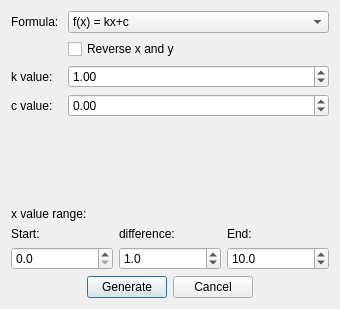
<?xml version="1.0" encoding="UTF-8"?>
<ui version="4.0">
 <class>Dialog</class>
 <widget class="QDialog" name="Dialog">
  <property name="geometry">
   <rect>
    <x>0</x>
    <y>0</y>
    <width>340</width>
    <height>309</height>
   </rect>
  </property>
  <property name="windowTitle">
   <string>Formula ...</string>
  </property>
  <property name="windowIcon">
   <iconset resource="../../../../icons.qrc">
    <normaloff>:/icons/DimensionalSynthesis.png</normaloff>:/icons/DimensionalSynthesis.png</iconset>
  </property>
  <property name="modal">
   <bool>true</bool>
  </property>
  <layout class="QVBoxLayout" name="verticalLayout_4">
   <item>
    <layout class="QFormLayout" name="formLayout">
     <item row="0" column="1">
      <widget class="QComboBox" name="formula">
       <item>
        <property name="text">
         <string>f(x) = kx+c</string>
        </property>
       </item>
       <item>
        <property name="text">
         <string>f(x) = kx²+c</string>
        </property>
       </item>
       <item>
        <property name="text">
         <string>f(x) = kcos(xπ/180)+c</string>
        </property>
       </item>
       <item>
        <property name="text">
         <string>f(x) = ksin(xπ/180)+c</string>
        </property>
       </item>
      </widget>
     </item>
     <item row="0" column="0">
      <widget class="QLabel" name="label_4">
       <property name="text">
        <string>Formula: </string>
       </property>
      </widget>
     </item>
     <item row="2" column="0">
      <widget class="QLabel" name="label_6">
       <property name="text">
        <string>k value: </string>
       </property>
      </widget>
     </item>
     <item row="2" column="1">
      <widget class="QDoubleSpinBox" name="coefficientValue">
       <property name="minimum">
        <double>-10000.000000000000000</double>
       </property>
       <property name="maximum">
        <double>10000.000000000000000</double>
       </property>
       <property name="value">
        <double>1.000000000000000</double>
       </property>
      </widget>
     </item>
     <item row="3" column="0">
      <widget class="QLabel" name="label_7">
       <property name="text">
        <string>c value: </string>
       </property>
      </widget>
     </item>
     <item row="3" column="1">
      <widget class="QDoubleSpinBox" name="constant">
       <property name="minimum">
        <double>-10000.000000000000000</double>
       </property>
       <property name="maximum">
        <double>10000.000000000000000</double>
       </property>
      </widget>
     </item>
     <item row="1" column="1">
      <widget class="QCheckBox" name="reverseX">
       <property name="text">
        <string>Reverse x and y</string>
       </property>
      </widget>
     </item>
    </layout>
   </item>
   <item>
    <spacer name="verticalSpacer">
     <property name="orientation">
      <enum>Qt::Vertical</enum>
     </property>
     <property name="sizeHint" stdset="0">
      <size>
       <width>20</width>
       <height>0</height>
      </size>
     </property>
    </spacer>
   </item>
   <item>
    <widget class="QLabel" name="label_5">
     <property name="text">
      <string>x value range:</string>
     </property>
    </widget>
   </item>
   <item>
    <layout class="QHBoxLayout" name="horizontalLayout">
     <item>
      <layout class="QVBoxLayout" name="verticalLayout">
       <item>
        <widget class="QLabel" name="label">
         <property name="text">
          <string>Start:</string>
         </property>
        </widget>
       </item>
       <item>
        <widget class="QDoubleSpinBox" name="startNum">
         <property name="decimals">
          <number>1</number>
         </property>
        </widget>
       </item>
      </layout>
     </item>
     <item>
      <layout class="QVBoxLayout" name="verticalLayout_2">
       <item>
        <widget class="QLabel" name="label_2">
         <property name="text">
          <string>difference:</string>
         </property>
        </widget>
       </item>
       <item>
        <widget class="QDoubleSpinBox" name="diffNum">
         <property name="decimals">
          <number>1</number>
         </property>
         <property name="minimum">
          <double>0.100000000000000</double>
         </property>
         <property name="value">
          <double>1.000000000000000</double>
         </property>
        </widget>
       </item>
      </layout>
     </item>
     <item>
      <layout class="QVBoxLayout" name="verticalLayout_3">
       <item>
        <widget class="QLabel" name="label_3">
         <property name="text">
          <string>End:</string>
         </property>
        </widget>
       </item>
       <item>
        <widget class="QDoubleSpinBox" name="endNum">
         <property name="decimals">
          <number>1</number>
         </property>
         <property name="maximum">
          <double>1000.000000000000000</double>
         </property>
         <property name="value">
          <double>10.000000000000000</double>
         </property>
        </widget>
       </item>
      </layout>
     </item>
    </layout>
   </item>
   <item>
    <layout class="QHBoxLayout" name="horizontalLayout_2">
     <item>
      <spacer name="horizontalSpacer">
       <property name="orientation">
        <enum>Qt::Horizontal</enum>
       </property>
       <property name="sizeHint" stdset="0">
        <size>
         <width>40</width>
         <height>20</height>
        </size>
       </property>
      </spacer>
     </item>
     <item>
      <widget class="QPushButton" name="generateButton">
       <property name="text">
        <string>Generate</string>
       </property>
      </widget>
     </item>
     <item>
      <widget class="QDialogButtonBox" name="buttonBox">
       <property name="standardButtons">
        <set>QDialogButtonBox::Cancel</set>
       </property>
      </widget>
     </item>
     <item>
      <spacer name="horizontalSpacer_2">
       <property name="orientation">
        <enum>Qt::Horizontal</enum>
       </property>
       <property name="sizeHint" stdset="0">
        <size>
         <width>40</width>
         <height>20</height>
        </size>
       </property>
      </spacer>
     </item>
    </layout>
   </item>
  </layout>
 </widget>
 <resources>
  <include location="../../../../icons.qrc"/>
 </resources>
 <connections>
  <connection>
   <sender>buttonBox</sender>
   <signal>rejected()</signal>
   <receiver>Dialog</receiver>
   <slot>reject()</slot>
   <hints>
    <hint type="sourcelabel">
     <x>172</x>
     <y>118</y>
    </hint>
    <hint type="destinationlabel">
     <x>129</x>
     <y>70</y>
    </hint>
   </hints>
  </connection>
  <connection>
   <sender>generateButton</sender>
   <signal>clicked()</signal>
   <receiver>Dialog</receiver>
   <slot>accept()</slot>
   <hints>
    <hint type="sourcelabel">
     <x>126</x>
     <y>284</y>
    </hint>
    <hint type="destinationlabel">
     <x>169</x>
     <y>154</y>
    </hint>
   </hints>
  </connection>
 </connections>
</ui>
